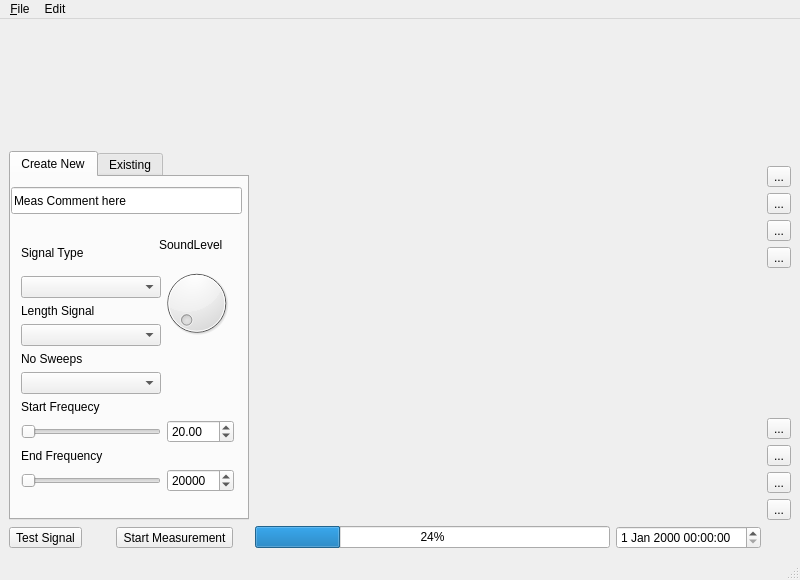
<?xml version="1.0" encoding="UTF-8"?>
<ui version="4.0">
 <class>MeasMain</class>
 <widget class="QMainWindow" name="MeasMain">
  <property name="geometry">
   <rect>
    <x>0</x>
    <y>0</y>
    <width>800</width>
    <height>580</height>
   </rect>
  </property>
  <property name="sizePolicy">
   <sizepolicy hsizetype="Preferred" vsizetype="Preferred">
    <horstretch>0</horstretch>
    <verstretch>0</verstretch>
   </sizepolicy>
  </property>
  <property name="windowTitle">
   <string>Meas</string>
  </property>
  <property name="styleSheet">
   <string notr="true">font: 9pt &quot;SansSerif&quot;;</string>
  </property>
  <widget class="QWidget" name="measCentral">
   <layout class="QGridLayout" name="gridLayout_4">
    <item row="0" column="0" colspan="2">
     <widget class="QLabel" name="jBaeLogo">
      <property name="minimumSize">
       <size>
        <width>240</width>
        <height>90</height>
       </size>
      </property>
      <property name="frameShape">
       <enum>QFrame::NoFrame</enum>
      </property>
      <property name="frameShadow">
       <enum>QFrame::Sunken</enum>
      </property>
      <property name="text">
       <string/>
      </property>
     </widget>
    </item>
    <item row="0" column="2" rowspan="2">
     <widget class="QWidget" name="Plot_top" native="true">
      <property name="minimumSize">
       <size>
        <width>0</width>
        <height>240</height>
       </size>
      </property>
      <layout class="QVBoxLayout" name="verticalLayout_7"/>
     </widget>
    </item>
    <item row="0" column="3" rowspan="2">
     <layout class="QVBoxLayout" name="verticalLayout">
      <item>
       <spacer name="verticalSpacer_2">
        <property name="orientation">
         <enum>Qt::Vertical</enum>
        </property>
        <property name="sizeHint" stdset="0">
         <size>
          <width>20</width>
          <height>180</height>
         </size>
        </property>
       </spacer>
      </item>
      <item>
       <widget class="QToolButton" name="homeTop">
        <property name="text">
         <string>...</string>
        </property>
       </widget>
      </item>
      <item>
       <widget class="QToolButton" name="panTop">
        <property name="text">
         <string>...</string>
        </property>
       </widget>
      </item>
      <item>
       <widget class="QToolButton" name="zoomTop">
        <property name="text">
         <string>...</string>
        </property>
       </widget>
      </item>
      <item>
       <widget class="QToolButton" name="prefTop">
        <property name="text">
         <string>...</string>
        </property>
       </widget>
      </item>
     </layout>
    </item>
    <item row="1" column="0" rowspan="2" colspan="2">
     <widget class="QTabWidget" name="tabWidget">
      <property name="minimumSize">
       <size>
        <width>240</width>
        <height>360</height>
       </size>
      </property>
      <property name="currentIndex">
       <number>0</number>
      </property>
      <widget class="QWidget" name="newTab">
       <attribute name="title">
        <string>Create New</string>
       </attribute>
       <widget class="QLineEdit" name="lineEdit">
        <property name="geometry">
         <rect>
          <x>0</x>
          <y>10</y>
          <width>231</width>
          <height>27</height>
         </rect>
        </property>
        <property name="text">
         <string>Meas Comment here</string>
        </property>
       </widget>
       <widget class="QWidget" name="layoutWidget">
        <property name="geometry">
         <rect>
          <x>1</x>
          <y>50</y>
          <width>231</width>
          <height>274</height>
         </rect>
        </property>
        <layout class="QGridLayout" name="gridLayout_3">
         <item row="0" column="0" rowspan="2">
          <layout class="QVBoxLayout" name="verticalLayout_3">
           <item>
            <widget class="QLabel" name="sigTypeLab">
             <property name="text">
              <string>Signal Type</string>
             </property>
            </widget>
           </item>
           <item>
            <widget class="QComboBox" name="sigTypeSel">
             <property name="minimumSize">
              <size>
               <width>140</width>
               <height>0</height>
              </size>
             </property>
             <property name="toolTip">
              <string>Select Signal Type</string>
             </property>
             <property name="statusTip">
              <string/>
             </property>
            </widget>
           </item>
          </layout>
         </item>
         <item row="0" column="1">
          <widget class="QLabel" name="label">
           <property name="text">
            <string>SoundLevel</string>
           </property>
          </widget>
         </item>
         <item row="1" column="1" rowspan="2">
          <widget class="QDial" name="sigLevel">
           <property name="sizePolicy">
            <sizepolicy hsizetype="Minimum" vsizetype="Minimum">
             <horstretch>0</horstretch>
             <verstretch>0</verstretch>
            </sizepolicy>
           </property>
           <property name="minimumSize">
            <size>
             <width>75</width>
             <height>75</height>
            </size>
           </property>
           <property name="toolTip">
            <string extracomment="Signal Level">Set Volume Level</string>
           </property>
           <property name="statusTip">
            <string/>
           </property>
           <property name="accessibleDescription">
            <string/>
           </property>
          </widget>
         </item>
         <item row="2" column="0">
          <layout class="QVBoxLayout" name="verticalLayout_4">
           <item>
            <widget class="QLabel" name="lengthLab">
             <property name="text">
              <string>Length Signal</string>
             </property>
            </widget>
           </item>
           <item>
            <widget class="QComboBox" name="lengthSelect">
             <property name="minimumSize">
              <size>
               <width>140</width>
               <height>0</height>
              </size>
             </property>
             <property name="toolTip">
              <string>Select Length of Signal in k samples</string>
             </property>
            </widget>
           </item>
          </layout>
         </item>
         <item row="3" column="0">
          <layout class="QVBoxLayout" name="verticalLayout_5">
           <item>
            <widget class="QLabel" name="sweepsLab">
             <property name="text">
              <string>No Sweeps</string>
             </property>
            </widget>
           </item>
           <item>
            <widget class="QComboBox" name="SweepsSelect">
             <property name="minimumSize">
              <size>
               <width>140</width>
               <height>0</height>
              </size>
             </property>
             <property name="toolTip">
              <string>Select number of itterations</string>
             </property>
             <property name="accessibleDescription">
              <string/>
             </property>
            </widget>
           </item>
          </layout>
         </item>
         <item row="4" column="0" colspan="2">
          <layout class="QGridLayout" name="gridLayout">
           <item row="0" column="0">
            <widget class="QLabel" name="startFreqLab">
             <property name="text">
              <string>Start Frequecy</string>
             </property>
            </widget>
           </item>
           <item row="1" column="0">
            <widget class="QSlider" name="startFreqSlid">
             <property name="sizePolicy">
              <sizepolicy hsizetype="Preferred" vsizetype="Fixed">
               <horstretch>0</horstretch>
               <verstretch>0</verstretch>
              </sizepolicy>
             </property>
             <property name="minimumSize">
              <size>
               <width>140</width>
               <height>0</height>
              </size>
             </property>
             <property name="toolTip">
              <string>Select Start Frequency</string>
             </property>
             <property name="maximum">
              <number>100000</number>
             </property>
             <property name="orientation">
              <enum>Qt::Horizontal</enum>
             </property>
            </widget>
           </item>
           <item row="1" column="1">
            <widget class="QDoubleSpinBox" name="startFreqSpin">
             <property name="minimumSize">
              <size>
               <width>65</width>
               <height>0</height>
              </size>
             </property>
             <property name="toolTip">
              <string>Set Start Frequency</string>
             </property>
             <property name="maximum">
              <double>100000.000000000000000</double>
             </property>
             <property name="value">
              <double>20.000000000000000</double>
             </property>
            </widget>
           </item>
          </layout>
         </item>
         <item row="5" column="0" colspan="2">
          <layout class="QGridLayout" name="gridLayout_2">
           <item row="0" column="0">
            <widget class="QLabel" name="endFreqLab">
             <property name="text">
              <string>End Frequency</string>
             </property>
            </widget>
           </item>
           <item row="1" column="0">
            <widget class="QSlider" name="endFreqSlid">
             <property name="sizePolicy">
              <sizepolicy hsizetype="Preferred" vsizetype="Fixed">
               <horstretch>0</horstretch>
               <verstretch>0</verstretch>
              </sizepolicy>
             </property>
             <property name="minimumSize">
              <size>
               <width>140</width>
               <height>0</height>
              </size>
             </property>
             <property name="toolTip">
              <string>Select End Frequency</string>
             </property>
             <property name="maximum">
              <number>100000</number>
             </property>
             <property name="orientation">
              <enum>Qt::Horizontal</enum>
             </property>
            </widget>
           </item>
           <item row="1" column="1">
            <widget class="QDoubleSpinBox" name="endFreqSpin">
             <property name="minimumSize">
              <size>
               <width>65</width>
               <height>0</height>
              </size>
             </property>
             <property name="toolTip">
              <string>Set End Frequency</string>
             </property>
             <property name="decimals">
              <number>0</number>
             </property>
             <property name="maximum">
              <double>100000.000000000000000</double>
             </property>
             <property name="value">
              <double>20000.000000000000000</double>
             </property>
            </widget>
           </item>
          </layout>
         </item>
        </layout>
       </widget>
       <zorder>layoutWidget</zorder>
       <zorder>lineEdit</zorder>
      </widget>
      <widget class="QWidget" name="LoadTab">
       <attribute name="title">
        <string>Existing</string>
       </attribute>
       <widget class="QPushButton" name="pushButton">
        <property name="geometry">
         <rect>
          <x>120</x>
          <y>10</y>
          <width>75</width>
          <height>23</height>
         </rect>
        </property>
        <property name="text">
         <string>PushButton</string>
        </property>
       </widget>
       <widget class="QLineEdit" name="lineEdit_3">
        <property name="geometry">
         <rect>
          <x>0</x>
          <y>40</y>
          <width>211</width>
          <height>20</height>
         </rect>
        </property>
       </widget>
       <widget class="QPushButton" name="pushButton_2">
        <property name="geometry">
         <rect>
          <x>10</x>
          <y>10</y>
          <width>75</width>
          <height>23</height>
         </rect>
        </property>
        <property name="text">
         <string>PushButton</string>
        </property>
       </widget>
       <widget class="QToolBox" name="recMeasurements">
        <property name="geometry">
         <rect>
          <x>10</x>
          <y>70</y>
          <width>211</width>
          <height>261</height>
         </rect>
        </property>
        <property name="currentIndex">
         <number>0</number>
        </property>
        <widget class="QWidget" name="measurement">
         <property name="geometry">
          <rect>
           <x>0</x>
           <y>0</y>
           <width>211</width>
           <height>37</height>
          </rect>
         </property>
         <attribute name="label">
          <string>Page 1</string>
         </attribute>
        </widget>
        <widget class="QWidget" name="measurement2">
         <property name="geometry">
          <rect>
           <x>0</x>
           <y>0</y>
           <width>100</width>
           <height>30</height>
          </rect>
         </property>
         <attribute name="label">
          <string>Page 2</string>
         </attribute>
        </widget>
        <widget class="QWidget" name="measurement3">
         <property name="geometry">
          <rect>
           <x>0</x>
           <y>0</y>
           <width>100</width>
           <height>30</height>
          </rect>
         </property>
         <attribute name="label">
          <string>Page 3</string>
         </attribute>
        </widget>
        <widget class="QWidget" name="measurement4">
         <property name="geometry">
          <rect>
           <x>0</x>
           <y>0</y>
           <width>100</width>
           <height>30</height>
          </rect>
         </property>
         <attribute name="label">
          <string>Page 4</string>
         </attribute>
        </widget>
        <widget class="QWidget" name="measurement5">
         <property name="geometry">
          <rect>
           <x>0</x>
           <y>0</y>
           <width>100</width>
           <height>30</height>
          </rect>
         </property>
         <attribute name="label">
          <string>Page 5</string>
         </attribute>
        </widget>
        <widget class="QWidget" name="measurement6">
         <property name="geometry">
          <rect>
           <x>0</x>
           <y>0</y>
           <width>100</width>
           <height>30</height>
          </rect>
         </property>
         <attribute name="label">
          <string>Page 6</string>
         </attribute>
        </widget>
        <widget class="QWidget" name="measurement7">
         <property name="geometry">
          <rect>
           <x>0</x>
           <y>0</y>
           <width>100</width>
           <height>30</height>
          </rect>
         </property>
         <attribute name="label">
          <string>Page 7</string>
         </attribute>
        </widget>
        <widget class="QWidget" name="measurement8">
         <property name="geometry">
          <rect>
           <x>0</x>
           <y>0</y>
           <width>100</width>
           <height>30</height>
          </rect>
         </property>
         <attribute name="label">
          <string>Page 8</string>
         </attribute>
        </widget>
       </widget>
      </widget>
     </widget>
    </item>
    <item row="2" column="2">
     <widget class="QWidget" name="Plot_bottom" native="true">
      <property name="minimumSize">
       <size>
        <width>0</width>
        <height>240</height>
       </size>
      </property>
      <layout class="QVBoxLayout" name="verticalLayout_6"/>
     </widget>
    </item>
    <item row="2" column="3">
     <layout class="QVBoxLayout" name="verticalLayout_2">
      <item>
       <spacer name="verticalSpacer">
        <property name="orientation">
         <enum>Qt::Vertical</enum>
        </property>
        <property name="sizeHint" stdset="0">
         <size>
          <width>20</width>
          <height>180</height>
         </size>
        </property>
       </spacer>
      </item>
      <item>
       <widget class="QToolButton" name="homeBottom">
        <property name="text">
         <string>...</string>
        </property>
       </widget>
      </item>
      <item>
       <widget class="QToolButton" name="panBottom">
        <property name="text">
         <string>...</string>
        </property>
       </widget>
      </item>
      <item>
       <widget class="QToolButton" name="ZoomBottom">
        <property name="text">
         <string>...</string>
        </property>
       </widget>
      </item>
      <item>
       <widget class="QToolButton" name="prefBottom">
        <property name="text">
         <string>...</string>
        </property>
        <property name="icon">
         <iconset>
          <normalon>../resources/icons/WrenchSm.png</normalon>
         </iconset>
        </property>
       </widget>
      </item>
     </layout>
    </item>
    <item row="3" column="0">
     <widget class="QToolButton" name="testSig">
      <property name="toolTip">
       <string>Open Menu Test Signal</string>
      </property>
      <property name="text">
       <string>Test Signal</string>
      </property>
     </widget>
    </item>
    <item row="3" column="1">
     <widget class="QToolButton" name="startMeas">
      <property name="toolTip">
       <string>Start Measurement</string>
      </property>
      <property name="text">
       <string>Start Measurement</string>
      </property>
     </widget>
    </item>
    <item row="3" column="2">
     <layout class="QHBoxLayout" name="horizontalLayout">
      <item>
       <widget class="QProgressBar" name="progressBar">
        <property name="value">
         <number>24</number>
        </property>
       </widget>
      </item>
      <item>
       <widget class="QDateTimeEdit" name="dateTimeEdit"/>
      </item>
     </layout>
    </item>
   </layout>
   <zorder>testSig</zorder>
   <zorder>startMeas</zorder>
   <zorder>tabWidget</zorder>
   <zorder>jBaeLogo</zorder>
   <zorder>Plot_top</zorder>
   <zorder>Plot_bottom</zorder>
  </widget>
  <widget class="QMenuBar" name="menubar">
   <property name="geometry">
    <rect>
     <x>0</x>
     <y>0</y>
     <width>800</width>
     <height>20</height>
    </rect>
   </property>
   <widget class="QMenu" name="menuJBae_Meas">
    <property name="title">
     <string>&amp;File</string>
    </property>
    <addaction name="actionNew"/>
    <addaction name="actionOpen"/>
    <addaction name="actionSave"/>
    <addaction name="actionSave_As"/>
    <addaction name="actionSave_All"/>
    <addaction name="separator"/>
    <addaction name="actionPreferences"/>
    <addaction name="actionExit"/>
   </widget>
   <widget class="QMenu" name="menuEdit">
    <property name="title">
     <string>Edit</string>
    </property>
    <addaction name="actionDelete_Measurement"/>
   </widget>
   <addaction name="menuJBae_Meas"/>
   <addaction name="menuEdit"/>
  </widget>
  <widget class="QStatusBar" name="statusbar"/>
  <action name="actionExit">
   <property name="enabled">
    <bool>true</bool>
   </property>
   <property name="text">
    <string>&amp;Quit</string>
   </property>
   <property name="iconText">
    <string>Quit</string>
   </property>
   <property name="toolTip">
    <string>Exit Meas</string>
   </property>
   <property name="shortcut">
    <string>Ctrl+Q</string>
   </property>
  </action>
  <action name="actionSave">
   <property name="text">
    <string>&amp;Save</string>
   </property>
   <property name="iconText">
    <string>&amp;Save</string>
   </property>
   <property name="toolTip">
    <string>Save Measurements</string>
   </property>
   <property name="shortcut">
    <string>Ctrl+S</string>
   </property>
  </action>
  <action name="actionSave_All">
   <property name="text">
    <string>Save All</string>
   </property>
   <property name="toolTip">
    <string>Save All Measurements</string>
   </property>
   <property name="shortcut">
    <string>Ctrl+Shift+S</string>
   </property>
  </action>
  <action name="actionPreferences">
   <property name="text">
    <string>&amp;Preferences</string>
   </property>
   <property name="iconText">
    <string>&amp;Preferences</string>
   </property>
   <property name="toolTip">
    <string>Preferences Meas</string>
   </property>
   <property name="shortcut">
    <string>Ctrl+I</string>
   </property>
  </action>
  <action name="actionSave_As">
   <property name="text">
    <string>Save As</string>
   </property>
   <property name="toolTip">
    <string>Save Measurements As</string>
   </property>
  </action>
  <action name="actionDelete_Measurement">
   <property name="text">
    <string>Delete Measurement</string>
   </property>
  </action>
  <action name="actionOpen">
   <property name="text">
    <string>&amp;Open</string>
   </property>
   <property name="iconText">
    <string>&amp;Open</string>
   </property>
   <property name="shortcut">
    <string>Ctrl+O</string>
   </property>
  </action>
  <action name="actionNew">
   <property name="text">
    <string>&amp;New</string>
   </property>
   <property name="iconText">
    <string>&amp;New</string>
   </property>
   <property name="shortcut">
    <string>Ctrl+N</string>
   </property>
  </action>
 </widget>
 <layoutdefault spacing="6" margin="9"/>
 <tabstops>
  <tabstop>sigTypeSel</tabstop>
  <tabstop>lengthSelect</tabstop>
  <tabstop>SweepsSelect</tabstop>
  <tabstop>startFreqSlid</tabstop>
  <tabstop>startFreqSpin</tabstop>
  <tabstop>endFreqSlid</tabstop>
  <tabstop>endFreqSpin</tabstop>
  <tabstop>sigLevel</tabstop>
  <tabstop>startMeas</tabstop>
  <tabstop>testSig</tabstop>
  <tabstop>panTop</tabstop>
  <tabstop>zoomTop</tabstop>
  <tabstop>prefTop</tabstop>
  <tabstop>panBottom</tabstop>
  <tabstop>ZoomBottom</tabstop>
  <tabstop>prefBottom</tabstop>
  <tabstop>tabWidget</tabstop>
  <tabstop>pushButton_2</tabstop>
  <tabstop>pushButton</tabstop>
  <tabstop>lineEdit_3</tabstop>
  <tabstop>dateTimeEdit</tabstop>
 </tabstops>
 <resources/>
 <connections/>
 <designerdata>
  <property name="gridDeltaX">
   <number>10</number>
  </property>
  <property name="gridDeltaY">
   <number>10</number>
  </property>
  <property name="gridSnapX">
   <bool>true</bool>
  </property>
  <property name="gridSnapY">
   <bool>true</bool>
  </property>
  <property name="gridVisible">
   <bool>true</bool>
  </property>
 </designerdata>
</ui>
